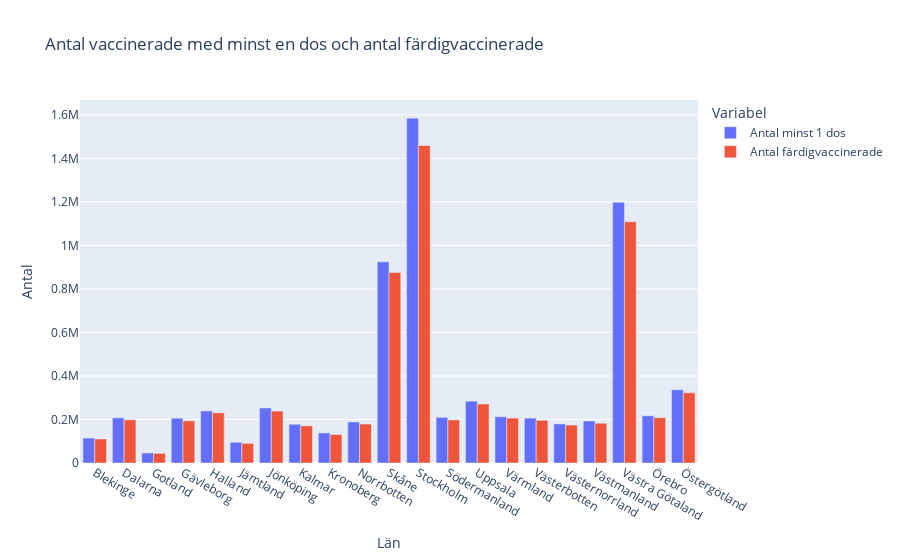

The notebook cell this image was saved under:
### Markdown cell above
### f) Bar chart for number of people vaccinated with at least one dose and fully vaccinated people

### Code cell
fig = create_plotly_barfig("Antal minst 1 dos", "Antal vaccinerade med minst en dos och antal färdigvaccinerade", "Antal färdigvaccinerade")
fig.show()
fig.write_html("Visualiseringar/number_of_vaccinated_one_dose_fully.html")

### Figure 1 — Plotly figure (JSON) as saved in the notebook; plotly's stock layout.template omitted (floating-point values rounded to 4 significant figures)
{"data": [{"alignmentgroup": "True", "hovertemplate": "Variabel=Antal minst 1 dos<br>Län=%{x}<br>Antal vaccinerade=%{y}<extra></extra>", "legendgroup": "Antal minst 1 dos", "marker": {"color": "#636efa", "pattern": {"shape": ""}}, "name": "Antal minst 1 dos", "offsetgroup": "Antal minst 1 dos", "orientation": "v", "showlegend": true, "textposition": "auto", "type": "bar", "x": ["Blekinge", "Dalarna", "Gotland", "Gävleborg", "Halland", "Jämtland", "Jönköping", "Kalmar", "Kronoberg", "Norrbotten", "Skåne", "Stockholm", "Södermanland", "Uppsala", "Värmland", "Västerbotten", "Västernorrland", "Västmanland", "Västra Götaland", "Örebro", "Östergötland"], "xaxis": "x", "y": [114711, 207596, 46143, 205563, 239400, 95357, 252915, 178030, 138254, 188604, 924401, 1584895, 209702, 284138, 212359, 206223, 179601, 193000, 1198310, 216725, 336692], "yaxis": "y"}, {"alignmentgroup": "True", "hovertemplate": "Variabel=Antal färdigvaccinerade<br>Län=%{x}<br>Antal vaccinerade=%{y}<extra></extra>", "legendgroup": "Antal färdigvaccinerade", "marker": {"color": "#EF553B", "pattern": {"shape": ""}}, "name": "Antal färdigvaccinerade", "offsetgroup": "Antal färdigvaccinerade", "orientation": "v", "showlegend": true, "textposition": "auto", "type": "bar", "x": ["Blekinge", "Dalarna", "Gotland", "Gävleborg", "Halland", "Jämtland", "Jönköping", "Kalmar", "Kronoberg", "Norrbotten", "Skåne", "Stockholm", "Södermanland", "Uppsala", "Värmland", "Västerbotten", "Västernorrland", "Västmanland", "Västra Götaland", "Örebro", "Östergötland"], "xaxis": "x", "y": [110497, 198688, 44359, 193853, 230634, 90406, 238710, 170670, 130930, 179118, 875634, 1459095, 198260, 271144, 206427, 196346, 174331, 182788, 1108998, 207926, 322632], "yaxis": "y"}], "layout": {"barmode": "group", "legend": {"title": {"text": "Variabel"}, "tracegroupgap": 0}, "title": {"text": "Antal vaccinerade med minst en dos och antal färdigvaccinerade"}, "xaxis": {"anchor": "y", "domain": [0, 1], "title": {"text": "Län"}}, "yaxis": {"anchor": "x", "domain": [0, 1], "title": {"text": "Antal"}}}}
